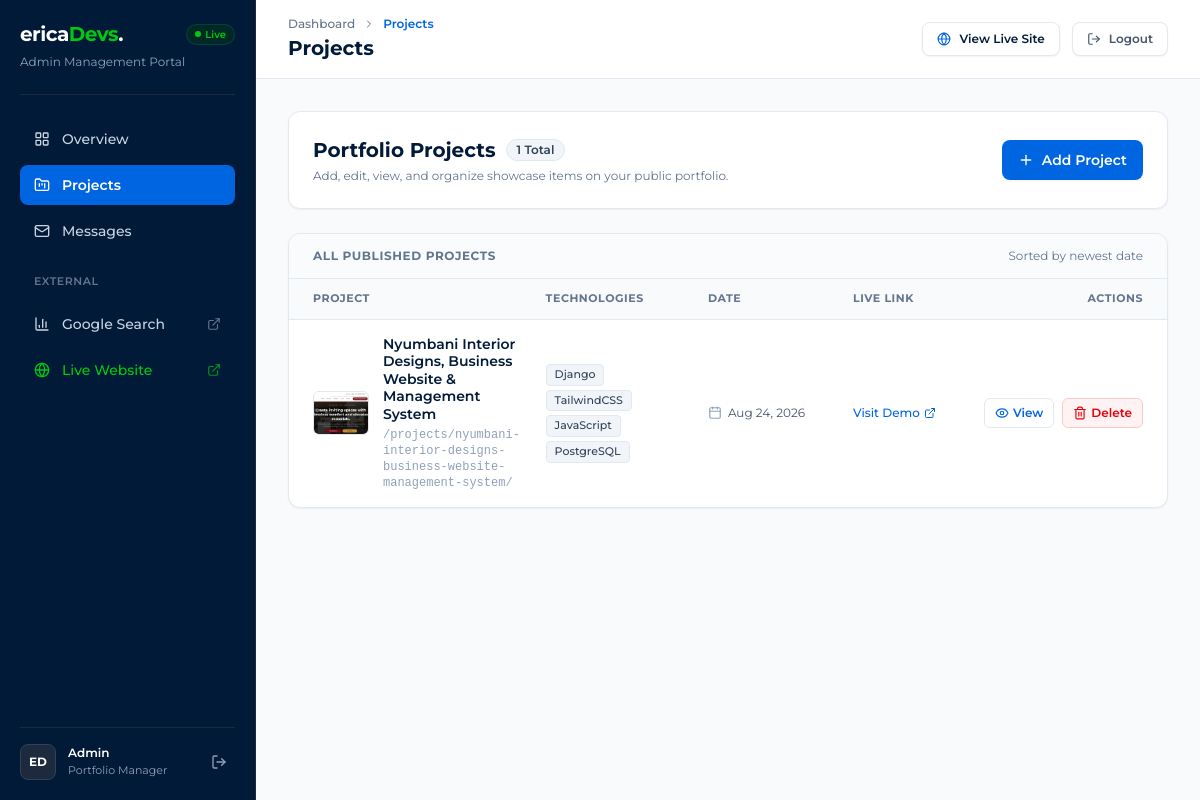
The app's page /dashboard/projects/ (signed in) with its own data.
### Projects/models.py (models this page shows, shortened)
class Project(models.Model):
	title = models.CharField(max_length=200)
	description = models.TextField()
	problem = models.TextField()
	solution = models.TextField()
	cover_photo = models.ImageField(upload_to='projects/', blank=True, null=True)
	technologies = models.JSONField(default=list)
	url = models.URLField(blank=True)
	date = models.DateField()
	slug = models.SlugField(max_length=220, unique=True, editable=False)

### Dashboard/views.py (the view)
# urls.py: path('projects/', views.projects_view, name='projects'),
@login_required
def projects_view(request):
    is_ajax = (
        request.headers.get('x-requested-with') == 'XMLHttpRequest' or
        'application/json' in request.headers.get('Accept', '')
    )
    if request.method == 'POST':
        form = ProjectForm(request.POST, request.FILES)
        if form.is_valid():
            project = form.save()
            messages.success(request, f'Project "{project.title}" was added successfully.')
            if is_ajax:
                return JsonResponse({
                    'success': True,
                    'message': f'Project "{project.title}" was added successfully.',
                    'redirect_url': '/dashboard/projects/',
                })
            return redirect('dashboard:projects')
        messages.error(request, 'Project was not added. Please correct the highlighted fields.')
        if is_ajax:
            errors = {field: [str(err) for err in errs] for field, errs in form.errors.items()}
            return JsonResponse({
                'success': False,
                'message': 'Please correct the errors in the form.',
                'errors': errors,
            }, status=400)
    else:
        form = ProjectForm()
    projects = Project.objects.all().order_by('-date')
    return render(request, 'admin/projects.html', {
        'form': form,
        'projects': projects,
    })

### Dashboard/templates/admin/projects.html (shortened to what this page needs)
{% extends 'admin/layout.html' %}
{% block breadcrumb %}Projects{% endblock %}
{% block page_title %}Projects{% endblock %}
{% block content %}
<section class="space-y-6">
    <div class="flex flex-col gap-4 rounded-xl border border-slate-200 bg-white p-5 sm:flex-row sm:items-center sm:justify-between sm:p-6 shadow-xs">
        <div>
            <div class="flex items-center gap-2.5">
                <h2 class="text-xl font-bold text-navy">Portfolio Projects</h2>
                <span class="rounded-full bg-slate-100 px-2.5 py-0.5 text-xs font-semibold text-slate-700 border border-slate-200">
                    {{ projects|length }} Total
                </span>
            </div>
            <p class="mt-1 text-xs text-slate-500">Add, edit, view, and organize showcase items on your public portfolio.</p>
        </div>
        <button type="button" id="open-project-modal-btn" class="inline-flex items-center justify-center gap-2 rounded-lg bg-blue px-4 py-2.5 text-sm font-semibold text-white shadow-xs hover:bg-blue-hover transition cursor-pointer shrink-0">
            <i data-lucide="plus" class="h-4 w-4"></i>
            Add Project
        </button>
    </div>
    <div class="overflow-hidden rounded-xl border border-slate-200 bg-white shadow-xs">
        <div class="border-b border-slate-200 bg-slate-50/70 px-5 py-3.5 sm:px-6 flex items-center justify-between">
            <h3 class="text-xs font-bold uppercase tracking-wider text-slate-500">All Published Projects</h3>
            <span class="text-xs text-slate-500">Sorted by newest date</span>
        </div>
        {% if projects %}
            <div class="overflow-x-auto">
                <table class="min-w-full text-left text-sm">
                    <thead>
                        <tr class="border-b border-slate-200 bg-slate-50 text-[11px] font-semibold uppercase tracking-wider text-slate-500">
                            <th class="px-5 py-3 sm:px-6">Project</th>
                            <th class="px-5 py-3 sm:px-6">Technologies</th>
                            <th class="px-5 py-3 sm:px-6">Date</th>
                            <th class="px-5 py-3 sm:px-6">Live Link</th>
                            <th class="px-5 py-3 text-right sm:px-6">Actions</th>
                        </tr>
                    </thead>
                    <tbody class="divide-y divide-slate-200">
                        {% for project in projects %}
                        <tr class="hover:bg-slate-50/80 transition-colors">
                            <td class="px-5 py-4 sm:px-6">
                                <div class="flex items-center gap-3.5">
                                    {% if project.cover_photo %}
                                        <img src="{{ project.cover_photo.url }}" alt="{{ project.title }}" class="h-11 w-14 rounded-md object-cover border border-slate-200 bg-slate-100 shrink-0" />
                                    {% else %}
                                        <div class="flex h-11 w-14 items-center justify-center rounded-md border border-slate-200 bg-slate-100 text-slate-400 shrink-0">
                                            <i data-lucide="image" class="h-5 w-5"></i>
                                        </div>
                                    {% endif %}
                                    <div>
                                        <p class="font-semibold text-navy leading-tight">{{ project.title }}</p>
                                        <p class="text-xs text-slate-400 mt-1 font-mono">/projects/{{ project.slug }}/</p>
                                    </div>
                                </div>
                            </td>
                            <td class="px-5 py-4 sm:px-6">
                                <div class="flex flex-wrap gap-1 max-w-xs">
                                    {% if project.technologies %}
                                        {% for tech in project.technologies %}
                                            <span class="inline-block rounded bg-slate-100 px-2 py-0.5 text-[11px] font-medium text-slate-700 border border-slate-200">
                                                {{ tech }}
                                            </span>
                                        {% endfor %}
                                    {% else %}
                                        <span class="text-xs text-slate-400">-</span>
                                    {% endif %}
                                </div>
                            </td>
                            <td class="px-5 py-4 text-xs text-slate-600 sm:px-6 whitespace-nowrap">
                                <span class="flex items-center gap-1.5">
                                    <i data-lucide="calendar" class="h-3.5 w-3.5 text-slate-400"></i>
                                    {{ project.date|date:"M d, Y" }}
                                </span>
                            </td>
                            <td class="px-5 py-4 text-xs sm:px-6 whitespace-nowrap">
                                {% if project.url %}
                                    <a href="{{ project.url }}" target="_blank" rel="noopener noreferrer" class="inline-flex items-center gap-1 text-blue hover:underline font-medium">
                                        <span>Visit Demo</span>
                                        <i data-lucide="external-link" class="h-3 w-3"></i>
                                    </a>
                                {% else %}
                                    <span class="text-slate-400">-</span>
                                {% endif %}
                            </td>
                            <td class="px-5 py-4 text-right sm:px-6 whitespace-nowrap">
                                <div class="flex items-center justify-end gap-2">
                                    <a href="{% url 'projects:detail' project.slug %}" target="_blank" class="inline-flex items-center gap-1 rounded-md border border-slate-200 bg-white px-2.5 py-1.5 text-xs font-semibold text-blue hover:bg-slate-50 transition" title="Preview project on public site">
                                        <i data-lucide="eye" class="h-3.5 w-3.5"></i>
                                        <span>View</span>
                                    </a>
                                    <button type="button" onclick="confirmDelete('{{ project.id }}', '{{ project.title|escapejs }}')" class="inline-flex items-center gap-1 rounded-md border border-red-200 bg-red-50 px-2.5 py-1.5 text-xs font-semibold text-red-600 hover:bg-red-100 transition cursor-pointer" title="Delete project">
                                        <i data-lucide="trash-2" class="h-3.5 w-3.5"></i>
                                        <span>Delete</span>
                                    </button>
                                </div>
                            </td>
                        </tr>
                        {% endfor %}
                    </tbody>
                </table>
            </div>
        {% endif %}
    </div>
</section>
{% endblock %}

### Dashboard/templates/admin/layout.html (style rules this page uses)
:root { color-scheme: light; }
body { min-width: 320px; background-color: #f8fafc; }

### records on screen
Project: cover_photo (picture), title "Nyumbani Interior Designs, Business Website & Management System", slug "nyumbani-interior-designs-business-website-management-system", technologies "Django" "TailwindCSS" "JavaScript" "PostgreSQL", date "Aug 24, 2026"

### other values on screen
{{ projects|length }} "1"
